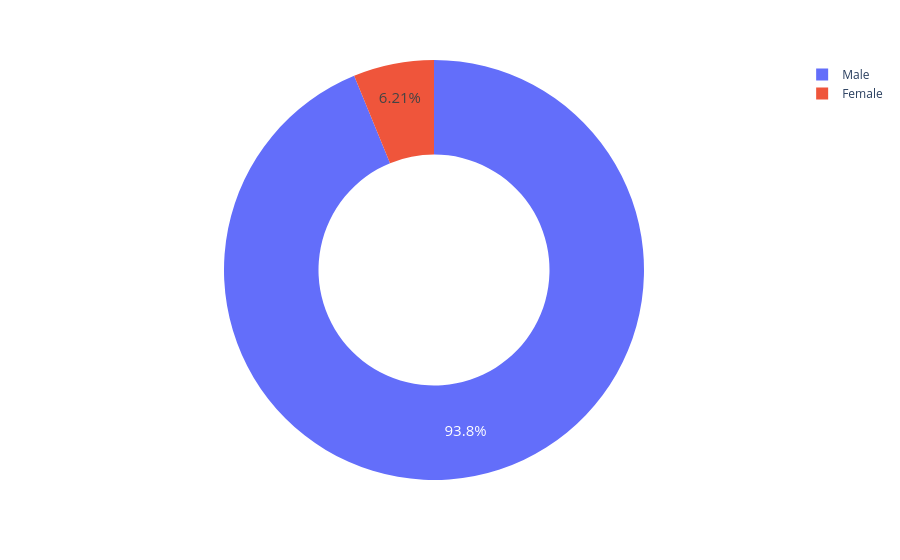

Here is the notebook cell this chart was saved with:
### Markdown cell above
**Challenge**: Create a [donut chart using plotly](https://plotly.com/python/pie-charts/) which shows how many prizes went to men compared to how many prizes went to women. What percentage of all the prizes went to women?

### Code cell
biology = df_data.sex.value_counts() 
fig = px.pie(labels=biology.index, 
             values=biology.values, 
             names=biology.index, 
             hole=0.55
            )

fig.update_traces(textposition='inside', textfont_size=15, textinfo='percent')
fig.show()

### Figure 1 — Plotly figure (JSON) as saved in the notebook; plotly's stock layout.template omitted (floating-point values rounded to 4 significant figures)
{"data": [{"domain": {"x": [0, 1], "y": [0, 1]}, "hole": 0.55, "hovertemplate": "label=%{label}<br>value=%{value}<extra></extra>", "labels": ["Male", "Female"], "legendgroup": "", "name": "", "showlegend": true, "textfont": {"size": 15}, "textinfo": "percent", "textposition": "inside", "type": "pie", "values": [876, 58]}], "layout": {"autosize": true, "legend": {"tracegroupgap": 0}, "margin": {"t": 60}}}
